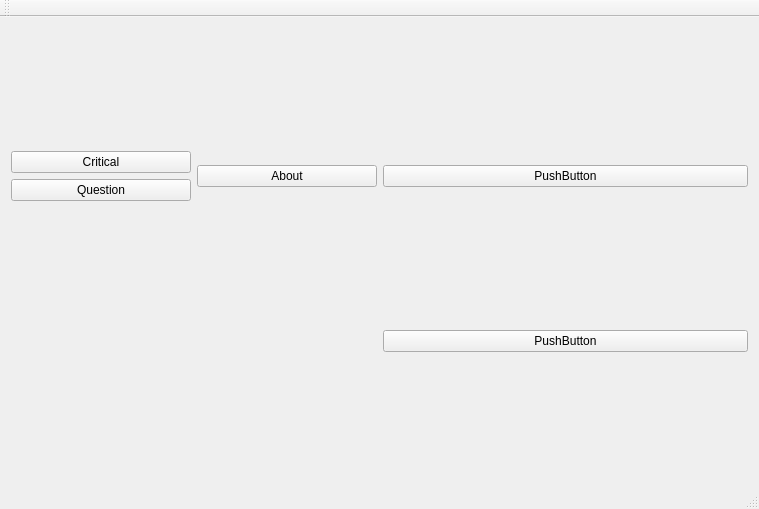
<?xml version="1.0" encoding="UTF-8"?>
<ui version="4.0">
 <class>MainWindow</class>
 <widget class="QMainWindow" name="MainWindow">
  <property name="geometry">
   <rect>
    <x>0</x>
    <y>0</y>
    <width>759</width>
    <height>509</height>
   </rect>
  </property>
  <property name="windowTitle">
   <string>MainWindow</string>
  </property>
  <widget class="QWidget" name="centralWidget">
   <layout class="QHBoxLayout" name="horizontalLayout_2">
    <item>
     <layout class="QGridLayout" name="gridLayout">
      <item row="0" column="0">
       <layout class="QHBoxLayout" name="horizontalLayout">
        <item>
         <layout class="QVBoxLayout" name="verticalLayout">
          <item>
           <widget class="QPushButton" name="btnCritical">
            <property name="text">
             <string>Critical</string>
            </property>
           </widget>
          </item>
          <item>
           <widget class="QPushButton" name="btnQuestion">
            <property name="text">
             <string>Question</string>
            </property>
           </widget>
          </item>
         </layout>
        </item>
        <item>
         <widget class="QPushButton" name="btnAbout">
          <property name="text">
           <string>About</string>
          </property>
         </widget>
        </item>
       </layout>
      </item>
      <item row="0" column="1">
       <widget class="QPushButton" name="pushButton">
        <property name="text">
         <string>PushButton</string>
        </property>
       </widget>
      </item>
      <item row="1" column="1">
       <widget class="QPushButton" name="pushButton_2">
        <property name="text">
         <string>PushButton</string>
        </property>
       </widget>
      </item>
     </layout>
    </item>
   </layout>
  </widget>
  <widget class="QMenuBar" name="menuBar">
   <property name="geometry">
    <rect>
     <x>0</x>
     <y>0</y>
     <width>759</width>
     <height>21</height>
    </rect>
   </property>
  </widget>
  <widget class="QToolBar" name="mainToolBar">
   <attribute name="toolBarArea">
    <enum>TopToolBarArea</enum>
   </attribute>
   <attribute name="toolBarBreak">
    <bool>false</bool>
   </attribute>
  </widget>
  <widget class="QStatusBar" name="statusBar"/>
 </widget>
 <layoutdefault spacing="6" margin="11"/>
 <resources/>
 <connections/>
</ui>
